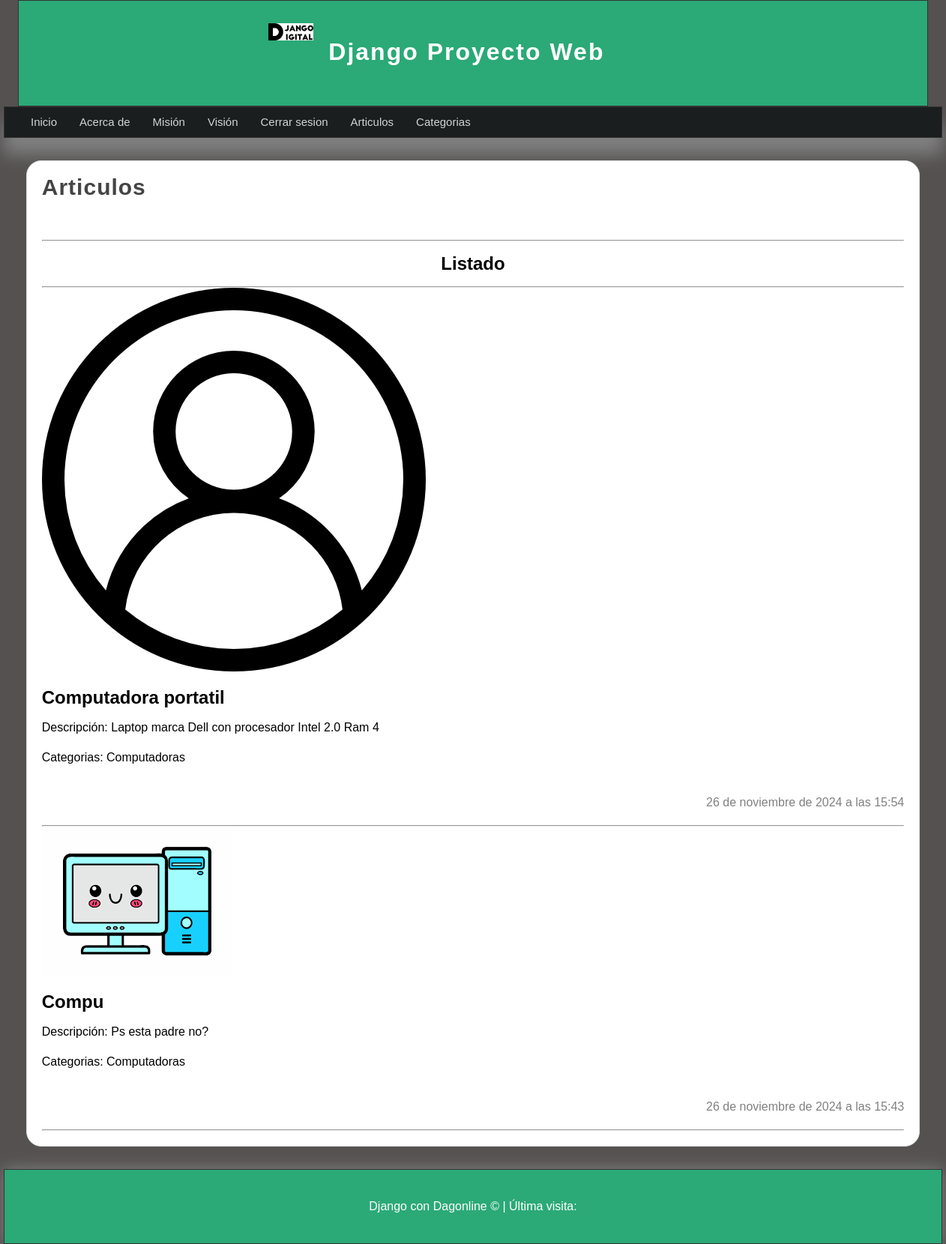
The page /listado_articulos/ (signed in) on the database its author committed.
### articulos/models.py (models this page shows, shortened)
class Article(models.Model):
    title = models.CharField(max_length=150, verbose_name='Título')
    content = models.TextField(verbose_name='Contenido')
    image = models.ImageField(
        default='null',
        verbose_name='Imagen',
        upload_to="media"
    )
    public = models.BooleanField(verbose_name="¿Visible?")
    user = models.ForeignKey(
        User,
        editable=False,
        verbose_name='Usuario',
        on_delete=models.CASCADE
    )
    categories = models.ManyToManyField(
        Category,
        verbose_name='Categorías',
        blank=True
    )
    created_at = models.DateTimeField(auto_now_add=True, verbose_name="Creado el")
    updated_at = models.DateTimeField(auto_now=True, verbose_name="Actualizado el")
    class Meta:
        verbose_name = "Artículo"
        verbose_name_plural = "Artículos"
        ordering = ['-created_at']

class Category(models.Model):
    name = models.CharField(max_length=100, verbose_name='Nombre')
    description = models.CharField(max_length=255, verbose_name='Descripción')
    created_at = models.DateTimeField(auto_now_add=True, verbose_name='Creado el')
    updated_at = models.DateTimeField(auto_now=True, verbose_name="Actualizado el")
    class Meta:
        verbose_name = "Categoría"
        verbose_name_plural = "Categorías"
    def __str__(self):
        return self.name

### articulos/views.py (the view)
# urls.py: path('listado_articulos/',views.list_art,name='listado_articulos'),
@login_required(login_url='inicio')
def list_art(request):
    articles= Article.objects.all()
    return render(request,'articulos/listado_art.html',{
        'title':'Articulos',
        'content':'Listado de articulos',
        'articles':articles
        })

### articulos/templates/articulos/listado_art.html (shortened to what this page needs)
{% extends "layouts/layouts.html" %}
{% block content %}
  <h1 class="title">{{title}}</h1>
  <hr>
  <h1 align="center">Listado</h1> <hr>
  {% for article in articles %}
    <article class="article-item">
    {% if article.image != 'null' and article.image.url|length >= 1 %}
        <div>
        <img src="{{article.image.url}}" />
        </div>
    {% endif %}
        <div class="data">
        <h2>{{article.title}}</h2>
        <p>Descripción: {{article.content}}</p>
        <p>Categorias:
        {% for category in article.categories.all %}
        {{category}}
        {% endfor %}
        </p>
        <span class="date">
        <br />
        {{article.created_at}}
        </span>
        <hr>
        </div>
    </article>
  {% endfor %}
{% endblock %}

### mainapp/templates/layouts/layouts.html (shortened to what this page needs)
{% load static %}
<!DOCTYPE html>
<html lang="es">
<head>
    <link rel="stylesheet" href="{% static 'css/estilos.css' %}" type="text/css">
</head>
<body>
    <header>
        <div id="logotipo">
            <img src="{% static 'img/django.png' %}" alt="Imagen Django" title="Django">
            <h1>Django Proyecto Web</h1>
        </div>
    </header>
    <nav>
        <ul>
            <li><a href="{% url 'inicio' %}">Inicio</a></li>
            {% if user.email %}
            <li><a href="{% url 'acercade' %}">Acerca de</a></li>
            <li><a href="{% url 'mision' %}">Misión</a></li>
            <li><a href="{% url 'vision' %}">Visión</a></li>
            <li><a href="{% url 'logout' %}">Cerrar sesion</a></li>
            <li><a href="{% url 'listado_articulos' %}">Articulos</a></li>
            <li><a href="{% url 'listado_categorias' %}">Categorias</a></li>
            {% else %}
            <li><a href="{% url 'registro' %}">Registro</a></li>
            <li><a href="{% url 'login' %}">Inicio de sesion</a></li>
            {% endif %}
        </ul>
    </nav>
    <section id="content">
        <div class="box">
            {% block content %}{% endblock content %}
        </div>
    </section>
    <footer>
        <p>Django con Dagonline &copy; {{ now|date:"Y" }} | Última visita: {{ now|date:"d/m/Y" }}</p>
    </footer>
</body>
</html>

### mainapp/static/css/estilos.css (style rules this page uses)
* { margin: 0px; padding: 0px; font-family: sans-serif; text-decoration: none; }
p,h1,h2 { margin-top: 20px; margin-bottom: 20px; }
ul,ol { margin-left: 20px; }
body { background-color: #555151; }
header { width: 1212px; height: 140px; background-color: #2ba977; border: 1px solid #333; margin: 0px auto; }
#logotipo { width: 45%; height: 130px; margin: 0 auto; padding-top: 10px; }
#logotipo img { display: block; width: 60px; float: left; margin-top: 20px; }
#logotipo h1 { display: block; float: left; letter-spacing: 2px; margin-top: 40px; margin-left: 20px; font-weight: bolder; color: white; }
nav { width: 1250px; height: 40px; background-color: #1b1e1f; border: 1px solid #333333; margin:0 auto; box-shadow: 0px 22px 22px gray; font-size: 15px; }
nav > ul { text-decoration: none; list-style: none; }
nav > ul > li { line-height: 40px; float: left; }
nav > ul > li > a { color:#d1d4d6; display: block; padding-left: 15px; padding-right: 15px; }
.title { color:#444; letter-spacing: 1px; font-size: 30px; margin-bottom: 10px; margin-top: 5px; }
.date { display: block; margin-top: 20px; margin-bottom: 20px; color: gray;; text-align: right; }
#content { width: 1211px; min-height:930px ; margin: 0 auto; margin-top: 30px; margin-bottom: 30px; text-align: justify; line-height: 20px; }
.box { background-color: white; width: 95%; min-height: 930px; padding: 20px; border: 1px solid #ddd; border-radius: 20px; margin: 0 auto; }
.title { color: #444; letter-spacing: 1px; font-size: 30px; padding-bottom: 50px; margin-bottom: 10px; margin-top: 5px; }
footer { width: 1250px; background-color: #2ba977; border: 1px solid #333; color: white; text-align: center; padding-top: 20px; padding-bottom: 20px; box-shadow: 0px 0px 20px gray; margin: 0 auto; }

### rows shown on the page
Article: image (placeholder picture), title "Computadora portatil", content "Laptop marca Dell con procesador Intel 2.0 Ram 4", created_at "26 de noviembre de 2024 a las 15:54"
Category: name "Computadoras"
Article: image (picture), title "Compu", content "Ps esta padre no?", created_at "26 de noviembre de 2024 a las 15:43"

### other values the page prints
{{ title }} "Articulos"
